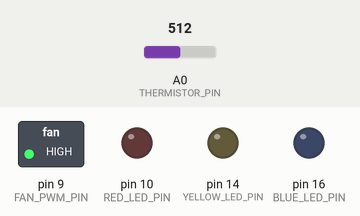
The sketch below on a simulated SparkFun Pro Micro, built with avr-gcc and run on an emulated ATmega32U4. On the bench: switched loads named in the sketch (green lamp = pin HIGH), output pins drawn as LEDs (lit = HIGH). The inputs (shaded band) are chosen by the test bench; at power-on: A0 (THERMISTOR_PIN) = 512. What the sketch prints to the serial monitor is not drawn.

Above: at 0.1 s.
Timing chart, 0 to 1.6 s (numbered marks = the images above):
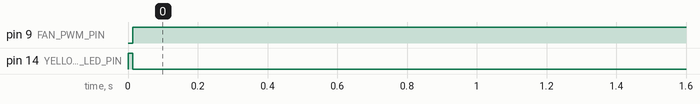

The sketch:

FanController.ino
```cpp
/*
Pin assignment
Function	Pro Micro pin
Thermistor divider	A0
Fan PWM through 2N3904	D9
Yellow “fan running” LED	D4
Red high-temperature LED	D5
Blue sensor-failure LED	D6
Green power LED	Connected directly to VCC, not controlled by code

Normal behavior:

Indicator	Meaning
Green solid	Controller has power
Yellow solid	Fan command is above 0%
Red blinking	Temperature has reached panic level
Blue blinking	Thermistor is disconnected, shorted, or gives an invalid reading


LED wiring

Each LED needs its own resistor:

Pro Micro pin ── 1 kΩ ── LED anode
                           LED cathode ── GND

The LED’s longer lead is normally the anode. The shorter lead and flat side of the body normally identify the cathode.

For the green power LED:

Pro Micro VCC ── 1 kΩ ── green LED ── GND

The code works at either 8 MHz or 16 MHz because the PWM timer value is calculated from F_CPU. Select the actual Pro Micro version in the Arduino IDE before uploading.

One caution: verify the physical E-B-C pin order of your exact 2N3904. Many TO-92 2N3904 parts are E-B-C when viewed from the flat side,
but manufacturers and substitutes can use different arrangements.

*/

#include <Arduino.h>
#include <math.h>

// ============================================================
// FAN CONTROLLER
//
// Arduino Pro Micro / ATmega32U4
// 10k NTC thermistor
// Noctua 4-wire PWM fan
// 2N3904 open-collector PWM driver
//
// Green LED: power, wired directly to VCC
// Yellow LED: fan running
// Red LED: high-temperature alarm
// Blue LED: temperature-sensor failure
// ============================================================


// ============================================================
// PIN ASSIGNMENTS
// ============================================================

constexpr uint8_t THERMISTOR_PIN = A0;

// D9 is Timer1 OC1A on the ATmega32U4.
constexpr uint8_t FAN_PWM_PIN = 9;

constexpr uint8_t YELLOW_LED_PIN = 14;
constexpr uint8_t RED_LED_PIN = 10;
constexpr uint8_t BLUE_LED_PIN = 16;


// ============================================================
// THERMISTOR CONFIGURATION
// ============================================================
//
// Divider wiring:
//
// VCC
//  |
// 10k fixed resistor
//  |
//  +---------- A0
//  |
// 10k NTC thermistor
//  |
// GND
//
// These settings assume:
//   10k resistance at 25°C
//   Beta value approximately 3950
//
// Your thermistor is unmarked except for "10k", so B3950 is
// initially an assumption. It can be calibrated later.
// ============================================================

constexpr float FIXED_RESISTOR_OHMS =
  10000.0F;

constexpr float THERMISTOR_NOMINAL_OHMS =
  10000.0F;

constexpr float NOMINAL_TEMPERATURE_C =
  25.0F;

constexpr float THERMISTOR_BETA =
  3950.0F;

// Values very near either ADC rail indicate a short circuit,
// disconnected thermistor, or broken wiring.
constexpr int ADC_MIN_VALID = 2;
constexpr int ADC_MAX_VALID = 1021;

constexpr uint8_t ADC_SAMPLE_COUNT = 16;

// Actual PWM command for levels 0–5.
constexpr uint8_t FAN_PERCENT[6] = {
  0,
  20,
  40,
  60,
  80,
  100
};

// ============================================================
// FAN LEVELS
// ============================================================

//
constexpr float THRESHOLDS_C[5] = {
  40.0F,  // T1: 20%
  46.5F,  // T2: 40%
  53.0F,  // T3: 60%
  59.5F,  // T4: 80%
  66.0F   // T5: 100%
};

// constexpr float THRESHOLDS_C[5] = {
//   39.0F,  // T1: 20%
//   45.8F,  // T2: 40%
//   52.5F,  // T3: 60%
//   59.3F,  // T4: 80%
//   66.0F   // T5: 100%
// };

constexpr float LEVEL_HYSTERESIS_C = 1.0F;


// ============================================================
// PANIC TEMPERATURE
// ============================================================
//
// Panic begins at 72°C.
//
// It clears only after the temperature falls to 68°C,
// preventing the alarm from rapidly switching on and off.
// ============================================================

constexpr float PANIC_TEMPERATURE_C =
  72.0F;

constexpr float PANIC_CLEAR_TEMPERATURE_C =
  68.0F;

// ============================================================
// TIMING
// ============================================================

constexpr unsigned long TEMPERATURE_INTERVAL_MS =
  5000UL;

constexpr unsigned long ALARM_BLINK_INTERVAL_MS =
  400UL;

constexpr unsigned long FAN_STARTUP_KICK_MS =
  800UL;


// ============================================================
// CONTROLLER STATE
// ============================================================

uint8_t currentFanLevel = 5;
uint8_t currentFanPercent = 100;

bool sensorFault = false;
bool panicActive = false;

unsigned long lastTemperatureTime = 0;
unsigned long lastAlarmBlinkTime = 0;

bool alarmBlinkState = false;

enum class AlarmMode : uint8_t {
  None,
  HighTemperature,
  SensorFailure
};

AlarmMode previousAlarmMode = AlarmMode::None;


// ============================================================
// 25 kHz FAN PWM
// ============================================================
//
// Fan connections:
//
// Fan +12V  -> 12V supply
// Fan GND   -> common ground
// Fan PWM   -> 2N3904 collector
//
// 2N3904 emitter -> common ground
//
// Pro Micro D9 -> 1k resistor -> 2N3904 base
// 2N3904 base  -> 10k resistor -> ground
//
// The 2N3904 inverts the Arduino output:
//
// Arduino HIGH:
//   transistor ON
//   fan PWM line LOW
//
// Arduino LOW:
//   transistor OFF
//   fan internal pull-up makes PWM line HIGH
//
// A fan PWM HIGH condition means "run."
// ============================================================

void setupFanPwm() {
  pinMode(FAN_PWM_PIN, OUTPUT);

  // Configure Timer1 for Fast PWM mode 14.
  //
  // TOP = ICR1
  // Prescaler = 1
  //
  // At 16 MHz:
  //   TOP = 639
  //
  // At 8 MHz:
  //   TOP = 319
  //
  // Both produce approximately 25 kHz.

  TCCR1A = 0;
  TCCR1B = 0;
  TCNT1 = 0;

  TCCR1A |= _BV(WGM11);

  TCCR1B |=
    _BV(WGM13) | _BV(WGM12) | _BV(CS10);

  ICR1 = static_cast<uint16_t>(
    (F_CPU / 25000UL) - 1UL);
}


void setFanPercent(uint8_t percent) {
  if (percent > 100) {
    percent = 100;
  }

  currentFanPercent = percent;

  // Yellow LED indicates that the fan has a nonzero command.
  digitalWrite(
    YELLOW_LED_PIN,
    percent > 0 ? HIGH : LOW);

  if (percent == 0) {
    // Disconnect Timer1 from D9.
    TCCR1A &=
      ~(_BV(COM1A1) | _BV(COM1A0));

    // Arduino HIGH turns on the transistor.
    // Fan PWM line is held LOW.
    digitalWrite(FAN_PWM_PIN, HIGH);
    return;
  }

  if (percent >= 100) {
    // Disconnect Timer1 from D9.
    TCCR1A &=
      ~(_BV(COM1A1) | _BV(COM1A0));

    // Arduino LOW turns off the transistor.
    // Fan internal pull-up holds PWM HIGH.
    digitalWrite(FAN_PWM_PIN, LOW);
    return;
  }

  // Inverting OC1A mode:
  //
  // Arduino output is LOW from BOTTOM until compare match.
  // The external NPN transistor inverts that signal.
  //
  // The resulting fan-side HIGH time corresponds to the
  // requested percentage.

  TCCR1A |=
    _BV(COM1A1) | _BV(COM1A0);

  const uint32_t timerCounts =
    static_cast<uint32_t>(ICR1) + 1UL;

  uint32_t compareValue =
    timerCounts * static_cast<uint32_t>(percent) / 100UL;

  if (compareValue < 1UL) {
    compareValue = 1UL;
  }

  if (compareValue > ICR1) {
    compareValue = ICR1;
  }

  OCR1A =
    static_cast<uint16_t>(compareValue);
}


// ============================================================
// THERMISTOR READING
// ============================================================

bool readTemperatureC(float &temperatureC) {
  uint32_t adcTotal = 0;

  for (uint8_t sample = 0;
       sample < ADC_SAMPLE_COUNT;
       ++sample) {
    adcTotal += analogRead(THERMISTOR_PIN);
    delayMicroseconds(500);
  }

  const float adc =
    static_cast<float>(adcTotal) / static_cast<float>(ADC_SAMPLE_COUNT);

  // Detect disconnected or shorted sensor.
  if (adc <= ADC_MIN_VALID || adc >= ADC_MAX_VALID) {
    return false;
  }

  // For this divider:
  //
  // VCC -- fixed resistor -- A0 -- NTC -- GND
  //
  // Rntc = Rfixed × ADC / (1023 - ADC)

  const float thermistorResistance =
    FIXED_RESISTOR_OHMS * adc / (1023.0F - adc);

  if (!isfinite(thermistorResistance) || thermistorResistance <= 0.0F) {
    return false;
  }

  // Beta equation.

  float inverseKelvin =
    log(
      thermistorResistance / THERMISTOR_NOMINAL_OHMS)
    / THERMISTOR_BETA;

  inverseKelvin +=
    1.0F / (NOMINAL_TEMPERATURE_C + 273.15F);

  if (!isfinite(inverseKelvin) || inverseKelvin <= 0.0F) {
    return false;
  }

  temperatureC =
    (1.0F / inverseKelvin) - 273.15F;

  if (!isfinite(temperatureC)) {
    return false;
  }

  // Broad sanity check.
  if (temperatureC < -40.0F || temperatureC > 150.0F) {
    return false;
  }

  return true;
}


// ============================================================
// FAN LEVEL CONTROL
// ============================================================

void applyFanLevel(uint8_t requestedLevel) {
  if (requestedLevel > 5) {
    requestedLevel = 5;
  }

  const uint8_t requestedPercent =
    FAN_PERCENT[requestedLevel];

  if (requestedLevel == currentFanLevel && requestedPercent == currentFanPercent) {
    return;
  }

  const bool startingFromStopped =
    currentFanPercent == 0 && requestedPercent > 0;

  if (startingFromStopped) {
    // Brief full-speed command helps the fan start
    // reliably before reducing it to 20% or another
    // low setting.
    setFanPercent(100);
    delay(FAN_STARTUP_KICK_MS);
  }

  currentFanLevel = requestedLevel;
  setFanPercent(requestedPercent);
}


void updateFanLevel(float temperatureC) {
  uint8_t newLevel = currentFanLevel;

  // Increase speed immediately when an upper threshold
  // is crossed.
  while (
    newLevel < 5 && temperatureC >= THRESHOLDS_C[newLevel]) {
    ++newLevel;
  }

  // Reduce speed only after falling below the previous
  // threshold minus hysteresis.
  while (
    newLevel > 0 && temperatureC < (THRESHOLDS_C[newLevel - 1] - LEVEL_HYSTERESIS_C)) {
    --newLevel;
  }

  applyFanLevel(newLevel);
}


// ============================================================
// ALARM LED CONTROL
// ============================================================

AlarmMode getAlarmMode() {
  // Sensor failure has priority because the controller
  // no longer knows the actual temperature.
  if (sensorFault) {
    return AlarmMode::SensorFailure;
  }

  if (panicActive) {
    return AlarmMode::HighTemperature;
  }

  return AlarmMode::None;
}


void updateAlarmLeds() {
  const unsigned long now = millis();
  const AlarmMode alarmMode = getAlarmMode();

  if (alarmMode != previousAlarmMode) {
    previousAlarmMode = alarmMode;

    // Begin every new alarm with its LED illuminated.
    alarmBlinkState = true;
    lastAlarmBlinkTime = now;
  }

  if (alarmMode == AlarmMode::None) {
    digitalWrite(RED_LED_PIN, LOW);
    digitalWrite(BLUE_LED_PIN, LOW);
    return;
  }

  if (
    now - lastAlarmBlinkTime >= ALARM_BLINK_INTERVAL_MS) {
    lastAlarmBlinkTime = now;
    alarmBlinkState = !alarmBlinkState;
  }

  digitalWrite(
    RED_LED_PIN,
    (
      alarmMode == AlarmMode::HighTemperature && alarmBlinkState)
      ? HIGH
      : LOW);

  digitalWrite(
    BLUE_LED_PIN,
    (
      alarmMode == AlarmMode::SensorFailure && alarmBlinkState)
      ? HIGH
      : LOW);
}


// ============================================================
// SETUP
// ============================================================

void setup() {
  Serial.begin(9600);

  pinMode(THERMISTOR_PIN, INPUT);

  pinMode(YELLOW_LED_PIN, OUTPUT);
  pinMode(RED_LED_PIN, OUTPUT);
  pinMode(BLUE_LED_PIN, OUTPUT);

  digitalWrite(YELLOW_LED_PIN, LOW);
  digitalWrite(RED_LED_PIN, LOW);
  digitalWrite(BLUE_LED_PIN, LOW);

  setupFanPwm();

  // Fail-safe startup:
  //
  // Run the fan at full speed until the first valid
  // temperature reading is obtained.
  currentFanLevel = 5;
  setFanPercent(100);

  // Cause an immediate temperature reading.
  lastTemperatureTime =
    millis() - TEMPERATURE_INTERVAL_MS;

  Serial.println(
    F("Temperature fan controller started"));

  Serial.println(
    F("Green: power"));

  Serial.println(
    F("Yellow: fan running"));

  Serial.println(
    F("Blinking red: high temperature"));

  Serial.println(
    F("Blinking blue: sensor failure"));
}


// ============================================================
// MAIN LOOP
// ============================================================

void loop() {
  // Alarm blinking must be updated continuously.
  updateAlarmLeds();

  const unsigned long now = millis();

  if (
    now - lastTemperatureTime < TEMPERATURE_INTERVAL_MS) {
    return;
  }

  lastTemperatureTime = now;

  float temperatureC = NAN;

  sensorFault =
    !readTemperatureC(temperatureC);

  if (sensorFault) {
    // Unknown temperature: fail safe to full fan speed.
    panicActive = false;
    currentFanLevel = 5;
    setFanPercent(100);

    Serial.println(
      F(
        "ERROR: thermistor failure; "
        "fan forced to 100%"));

    return;
  }

  // High-temperature alarm with separate clearing
  // threshold.
  if (
    !panicActive && temperatureC >= PANIC_TEMPERATURE_C) {
    panicActive = true;
  } else if (
    panicActive && temperatureC <= PANIC_CLEAR_TEMPERATURE_C) {
    panicActive = false;
  }

  if (panicActive) {
    currentFanLevel = 5;
    setFanPercent(100);
  } else {
    updateFanLevel(temperatureC);
  }

  Serial.print(F("Temperature: "));
  Serial.print(temperatureC, 1);
  Serial.print(F(" C | level: "));
  Serial.print(currentFanLevel);
  Serial.print(F(" | fan: "));
  Serial.print(currentFanPercent);
  Serial.print(F("% | panic: "));

  if (panicActive) {
    Serial.println(F("YES"));
  } else {
    Serial.println(F("NO"));
  }
}
```

Measured:
- by itself, pin 9 (FAN_PWM_PIN): LOW → HIGH at 0.01 s
- by itself, pin 14 (YELLOW_LED_PIN): HIGH → LOW at 0.01 s
